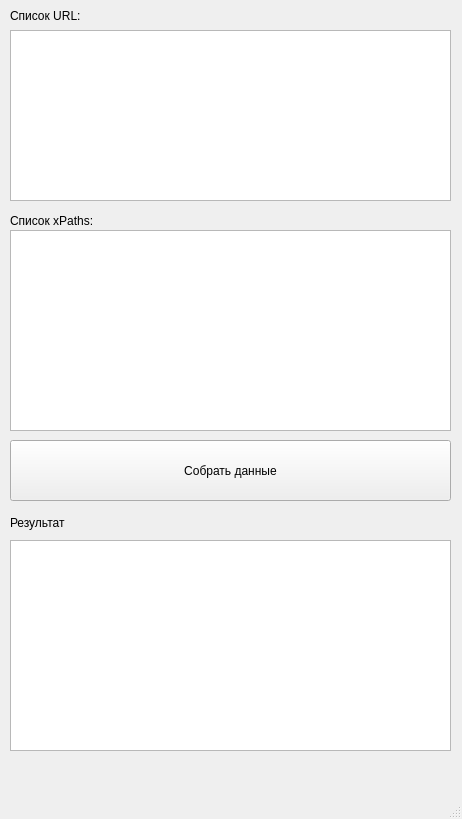
<?xml version="1.0" encoding="UTF-8"?>
<ui version="4.0">
 <class>MainWindow</class>
 <widget class="QMainWindow" name="MainWindow">
  <property name="geometry">
   <rect>
    <x>0</x>
    <y>0</y>
    <width>462</width>
    <height>819</height>
   </rect>
  </property>
  <property name="windowTitle">
   <string>MainWindow</string>
  </property>
  <widget class="QWidget" name="centralwidget">
   <widget class="QTextEdit" name="textEdit">
    <property name="geometry">
     <rect>
      <x>10</x>
      <y>30</y>
      <width>441</width>
      <height>171</height>
     </rect>
    </property>
   </widget>
   <widget class="QTextEdit" name="textEdit_2">
    <property name="geometry">
     <rect>
      <x>10</x>
      <y>230</y>
      <width>441</width>
      <height>201</height>
     </rect>
    </property>
   </widget>
   <widget class="QLabel" name="label">
    <property name="geometry">
     <rect>
      <x>10</x>
      <y>5</y>
      <width>151</width>
      <height>21</height>
     </rect>
    </property>
    <property name="text">
     <string>Список URL:</string>
    </property>
   </widget>
   <widget class="QLabel" name="label_2">
    <property name="geometry">
     <rect>
      <x>10</x>
      <y>210</y>
      <width>151</width>
      <height>21</height>
     </rect>
    </property>
    <property name="text">
     <string>Список xPaths:</string>
    </property>
   </widget>
   <widget class="QPushButton" name="pushButton">
    <property name="geometry">
     <rect>
      <x>10</x>
      <y>440</y>
      <width>441</width>
      <height>61</height>
     </rect>
    </property>
    <property name="text">
     <string>Собрать данные</string>
    </property>
   </widget>
   <widget class="QTextEdit" name="textEdit_3">
    <property name="geometry">
     <rect>
      <x>10</x>
      <y>540</y>
      <width>441</width>
      <height>211</height>
     </rect>
    </property>
   </widget>
   <widget class="QLabel" name="label_3">
    <property name="geometry">
     <rect>
      <x>10</x>
      <y>512</y>
      <width>131</width>
      <height>21</height>
     </rect>
    </property>
    <property name="text">
     <string>Результат</string>
    </property>
   </widget>
   <widget class="QLabel" name="label_4">
    <property name="geometry">
     <rect>
      <x>10</x>
      <y>760</y>
      <width>141</width>
      <height>20</height>
     </rect>
    </property>
    <property name="text">
     <string/>
    </property>
   </widget>
  </widget>
  <widget class="QMenuBar" name="menubar">
   <property name="geometry">
    <rect>
     <x>0</x>
     <y>0</y>
     <width>462</width>
     <height>21</height>
    </rect>
   </property>
  </widget>
  <widget class="QStatusBar" name="statusbar"/>
 </widget>
 <resources/>
 <connections/>
</ui>
